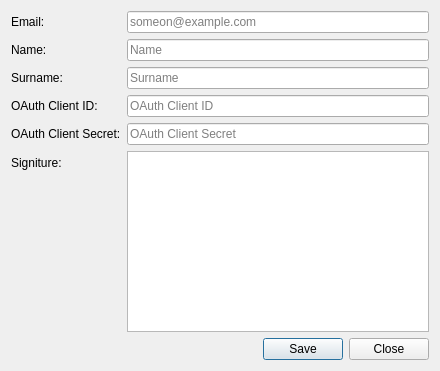
<?xml version="1.0" encoding="UTF-8"?>
<ui version="4.0">
 <class>DCoreData</class>
 <widget class="QDialog" name="DCoreData">
  <property name="geometry">
   <rect>
    <x>0</x>
    <y>0</y>
    <width>440</width>
    <height>371</height>
   </rect>
  </property>
  <property name="windowTitle">
   <string>Core Data</string>
  </property>
  <layout class="QVBoxLayout" name="verticalLayout">
   <item>
    <layout class="QFormLayout" name="formLayout">
     <item row="0" column="0">
      <widget class="QLabel" name="lblEmail">
       <property name="text">
        <string>Email:</string>
       </property>
      </widget>
     </item>
     <item row="0" column="1">
      <widget class="QLineEdit" name="txtEmail">
       <property name="placeholderText">
        <string>someon@example.com</string>
       </property>
      </widget>
     </item>
     <item row="1" column="0">
      <widget class="QLabel" name="lblName">
       <property name="text">
        <string>Name:</string>
       </property>
      </widget>
     </item>
     <item row="1" column="1">
      <widget class="QLineEdit" name="txtName">
       <property name="placeholderText">
        <string>Name</string>
       </property>
      </widget>
     </item>
     <item row="2" column="0">
      <widget class="QLabel" name="lblSurname">
       <property name="text">
        <string>Surname:</string>
       </property>
      </widget>
     </item>
     <item row="2" column="1">
      <widget class="QLineEdit" name="txtSurname">
       <property name="placeholderText">
        <string>Surname</string>
       </property>
      </widget>
     </item>
     <item row="3" column="0">
      <widget class="QLabel" name="lblOAuthClientID">
       <property name="text">
        <string>OAuth Client ID:</string>
       </property>
      </widget>
     </item>
     <item row="3" column="1">
      <widget class="QLineEdit" name="txtOAuthClientID">
       <property name="placeholderText">
        <string>OAuth Client ID</string>
       </property>
      </widget>
     </item>
     <item row="4" column="0">
      <widget class="QLabel" name="lblOAuthClientSecret">
       <property name="text">
        <string>OAuth Client Secret:</string>
       </property>
      </widget>
     </item>
     <item row="4" column="1">
      <widget class="QLineEdit" name="txtOAuthClientSecrert">
       <property name="placeholderText">
        <string>OAuth Client Secret</string>
       </property>
      </widget>
     </item>
     <item row="5" column="0">
      <widget class="QLabel" name="lblSigniture">
       <property name="text">
        <string>Signiture:</string>
       </property>
      </widget>
     </item>
     <item row="5" column="1">
      <widget class="QTextEdit" name="txtSigniture"/>
     </item>
    </layout>
   </item>
   <item>
    <layout class="QHBoxLayout" name="horizontalLayout">
     <item>
      <spacer name="horizontalSpacer">
       <property name="orientation">
        <enum>Qt::Horizontal</enum>
       </property>
       <property name="sizeHint" stdset="0">
        <size>
         <width>40</width>
         <height>20</height>
        </size>
       </property>
      </spacer>
     </item>
     <item>
      <widget class="QPushButton" name="btnSave">
       <property name="text">
        <string>Save</string>
       </property>
       <property name="default">
        <bool>true</bool>
       </property>
      </widget>
     </item>
     <item>
      <widget class="QPushButton" name="btnClose">
       <property name="text">
        <string>Close</string>
       </property>
      </widget>
     </item>
    </layout>
   </item>
  </layout>
 </widget>
 <resources/>
 <connections/>
</ui>
